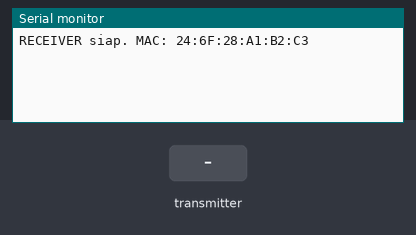
Bench run of a sketch on a simulated ESP32. Shown: the last lines printed to the serial monitor. Inputs (shaded band) come from the test bench.

Above: at 1.2 s.
1.3 s: the transmitter starts sending counter = 0
At 1.61 s:
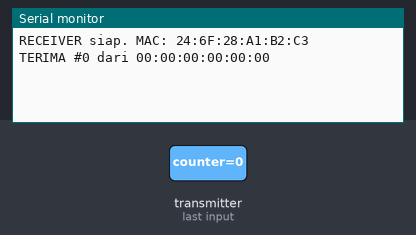
3.3 s: the transmitter starts sending counter = 1024
At 3.61 s:
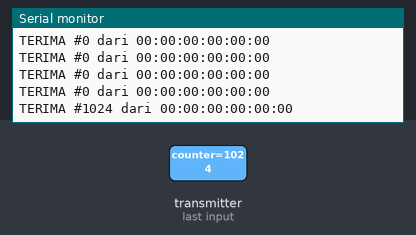

Measured:
- after the input at 1.3 s, the serial monitor: prints a new line at once (image 1)
- after the input at 3.3 s, the serial monitor: prints a new line at once (image 2)

The sketch:

tes_receiver.ino
```cpp
// TES KOMUNIKASI ESP-NOW (hanya Serial, tanpa sensor/LED) - ESP32 #2 (RECEIVER)
#include <WiFi.h>
#include <esp_now.h>
#include <esp_wifi.h>

#define ESPNOW_CHANNEL 1

#if defined(ESP_ARDUINO_VERSION_MAJOR) && ESP_ARDUINO_VERSION_MAJOR >= 3
void onDataRecv(const esp_now_recv_info_t *info, const uint8_t *data, int len) {
  const uint8_t *mac = info->src_addr;
#else
void onDataRecv(const uint8_t *mac, const uint8_t *data, int len) {
#endif
  uint32_t counter = 0;
  if (len == sizeof(counter)) memcpy(&counter, data, sizeof(counter));
  Serial.printf("TERIMA #%lu dari %02X:%02X:%02X:%02X:%02X:%02X\n",
                (unsigned long)counter, mac[0], mac[1], mac[2], mac[3], mac[4], mac[5]);
}

void setup() {
  Serial.begin(115200);
  WiFi.mode(WIFI_STA);
  esp_wifi_set_channel(ESPNOW_CHANNEL, WIFI_SECOND_CHAN_NONE);

  if (esp_now_init() != ESP_OK) {
    Serial.println("ESP-NOW init gagal");
    return;
  }
  esp_now_register_recv_cb(onDataRecv);

  Serial.print("RECEIVER siap. MAC: ");
  Serial.println(WiFi.macAddress());
}

void loop() {}
```
